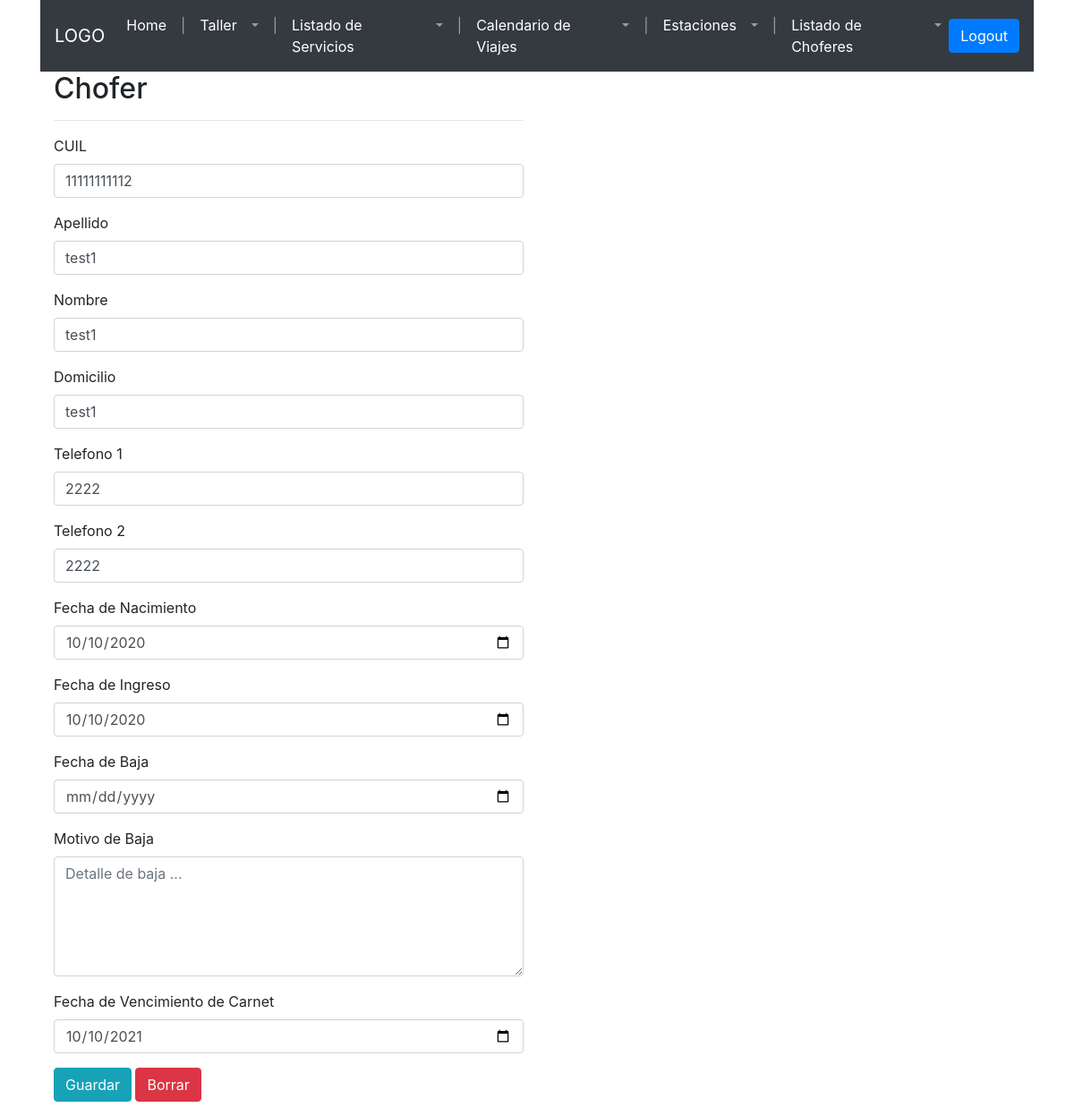
Page /frontend/pages/chofer.php?edit=2 on the committed database.
### tables this page shows
CREATE TABLE `chofer` (
  `chofer_id` int(11) NOT NULL,
  `cuil` bigint(11) NOT NULL,
  `apellido` varchar(50) DEFAULT NULL,
  `nombre` varchar(50) DEFAULT NULL,
  `domicilio` varchar(255) DEFAULT NULL,
  `telefono_1` varchar(20) DEFAULT NULL,
  `telefono_2` varchar(20) DEFAULT NULL,
  `fecha_de_nacimiento` date DEFAULT NULL,
  `fecha_de_ingreso` date DEFAULT NULL,
  `baja` tinyint(1) NOT NULL DEFAULT 0,
  `fecha_de_baja` date DEFAULT NULL,
  `motivo_de_baja` varchar(255) DEFAULT NULL,
  `fecha_de_vencimiento_de_carnet` date DEFAULT NULL
);

### frontend/pages/config/connection.php (called while the page is built, shortened)
<?php
function openConnection($username, $password){
 	$servername = "localhost";
	$conn = new mysqli($servername, $username, $password,"empresa_de_transporte");
	return $conn;
 }
 function executeQuery($sqlQuery){
 	$conn = openConnection("test", "test");
	$result = $conn->query($sqlQuery);
	return $result;
 }
?>

### frontend/pages/config/config-chofer.php (called while the page is built, shortened)
<?php
include "connection.php";
include "entity/entity-chofer.php";
function getChofer($choferId)
{
    $sql = "SELECT  c.`cuil`, c.`apellido`, c.`nombre`, c.`domicilio`,
                    c.`telefono_1`, c.`telefono_2`, c.`fecha_de_nacimiento`,
                    c.`fecha_de_ingreso`, c.`fecha_de_baja`, c.`motivo_de_baja`,
                    c.`fecha_de_vencimiento_de_carnet`
            FROM `chofer` c
            WHERE c.`chofer_id` = " . $choferId;
    $result = executeQuery($sql);
    if ($result->num_rows > 0) {
        while ($row = $result->fetch_assoc()) {
            $chofer = new Chofer(
                $row["cuil"],
                $row["apellido"],
                $row["nombre"],
                $row["domicilio"],
                $row["telefono_1"],
                $row["telefono_2"],
                $row["fecha_de_nacimiento"],
                $row["fecha_de_ingreso"],
                $row["fecha_de_baja"],
                $row["motivo_de_baja"],
                $row["fecha_de_vencimiento_de_carnet"]
            );
        }
        return $chofer;
    } else {
        return null;
    }
}

### frontend/pages/config/entity/entity-chofer.php (called while the page is built)
<?php
class Chofer
{
    public $cuil;
    public $apellido;
    public $nombre;
    public $domicilio;
    public $telefono1;
    public $telefono2;
    public $fechaNacimiento;
    public $fechaIngreso;
    public $fechaBaja;
    public $motivoBaja;
    public $fechaVencimientoCarnet;
    public function __construct($cuil, $apellido, $nombre, $domicilio, $telefono1, $telefono2,
        $fechaNacimiento, $fechaIngreso, $fechaBaja, $motivoBaja,
        $fechaVencimientoCarnet) {
        $this->cuil = $cuil;
        $this->apellido = $apellido;
        $this->nombre = $nombre;
        $this->domicilio = $domicilio;
        $this->telefono1 = $telefono1;
        $this->telefono2 = $telefono2;
        $this->fechaNacimiento = $fechaNacimiento;
        $this->fechaIngreso = $fechaIngreso;
        $this->fechaBaja = $fechaBaja;
        $this->motivoBaja = $motivoBaja;
        $this->fechaVencimientoCarnet = $fechaVencimientoCarnet;
    }
    public function get_cuil()
    {
        return $this->cuil;
    }
    public function get_apellido()
    {
        return $this->apellido;
    }
    public function get_nombre()
    {
        return $this->nombre;
    }
    public function get_domicilio()
    {
        return $this->domicilio;
    }
    public function get_telefono1()
    {
        return $this->telefono1;
    }
    public function get_telefono2()
    {
        return $this->telefono2;
    }
    public function get_fechaNacimiento()
    {
        return $this->fechaNacimiento;
    }
    public function get_fechaIngreso()
    {
        return $this->fechaIngreso;
    }
    public function get_fechaBaja()
    {
        return $this->fechaBaja;
    }
    public function get_motivoBaja()
    {
        return $this->motivoBaja;
    }
    public function get_fechaVencimientoCarnet()
    {
        return $this->fechaVencimientoCarnet;
    }
}

### frontend/pages/chofer.php (the view, shortened to what this page needs)
<?php include "config/config-chofer.php";
$isEdit = isset($_GET['edit']);
if ($isEdit) {
    $chofer = getChofer($_GET['edit']);
}
?>
<!DOCTYPE html>
<html lang="en">
<head>
    <link type="text/css" rel="stylesheet" href="styles/home2.css">
    <link rel="stylesheet" href="https://maxcdn.bootstrapcdn.com/bootstrap/4.5.2/css/bootstrap.min.css">
</head>
<body>
    <div class="container" id="containerr">
        <nav class="navbar navbar-expand-sm bg-dark navbar-dark">
            <a class="navbar-brand">LOGO</a>
            <div class="navbar-nav mr-auto">
                <a class="nav-item nav-link active" href="home.html">Home</a>
                <span class="nav-item nav-link">|</span>
                <a class="nav-item dropdown active">
                    <div class="btn-group btn-group-md">
                        <a class="nav-item nav-link active" href="taller.php">Taller</a>
                        <a class="nav-link dropdown-toggle" href="#" id="navbarDropdownTaller"
                            data-toggle="dropdown"></a>
                    </div>
                </a>
                <span class="nav-item nav-link">|</span>
                <a class="nav-item dropdown active">
                    <div class="btn-group btn-group-md">
                        <a class="nav-item nav-link active" href="listado-servicios.php">Listado de Servicios</a>
                        <a class="nav-link dropdown-toggle" href="#" id="navbarDropdownTaller"
                            data-toggle="dropdown"></a>
                    </div>
                </a>
                <span class="nav-item nav-link">|</span>
                <a class="nav-item dropdown active">
                    <div class="btn-group btn-group-md">
                        <a class="nav-item nav-link active" href="calendario-viajes.php">Calendario de Viajes</a>
                        <a class="nav-link dropdown-toggle" href="#" id="navbarDropdownTaller"
                            data-toggle="dropdown"></a>
                    </div>
                </a>
                <span class="nav-item nav-link">|</span>
                <a class="nav-item dropdown active">
                    <div class="btn-group btn-group-md">
                        <a class="nav-item nav-link active" href="estacion.php">Estaciones</a>
                        <a class="nav-link dropdown-toggle" href="#" id="navbarDropdownTaller" data-toggle="dropdown"></a>
                    </div>
                </a>
                <span class="nav-item nav-link">|</span>
                <a class="nav-item dropdown active">
                    <div class="btn-group btn-group-md">
                        <a class="nav-item nav-link active" href="listado-choferes.php">Listado de Choferes</a>
                        <a class="nav-link dropdown-toggle" href="#" id="navbarDropdownTaller"
                            data-toggle="dropdown"></a>
                    </div>
                </a>
            </div>
            <div>
                <a href="login.html" class="btn btn-primary">Logout</a>
            </div>
        </nav>
        <div class="container" id="main-container">
            <div class="row">
                <div class="col-md-6">
                    <h2>Chofer</h2>
                    <hr>
                    <form>
                        <div class="form-group">
                            <label for="input-cuil">CUIL</label>
                            <input class="form-control" type="text" id="input-cuil" placeholder="e.g.:1234"
                                value="<?php echo ($isEdit) ? $chofer->get_cuil() : ''; ?>" />
                        </div>
                        <div class="form-group">
                            <label for="input-apellido">Apellido</label>
                            <input class="form-control" type="text" id="input-apellido" placeholder="e.g.:Juan"
                                value="<?php echo ($isEdit) ? $chofer->get_apellido() : ''; ?>" />
                        </div>
                        <div class="form-group">
                            <label for="input-nombre">Nombre</label>
                            <input class="form-control" type="text" id="input-nombre" placeholder="e.g.:Perez"
                                value="<?php echo ($isEdit) ? $chofer->get_nombre() : ''; ?>" />
                        </div>
                        <div class="form-group">
                            <label for="input-domicilio">Domicilio</label>
                            <input class="form-control" type="text" id="input-domicilio"
                                placeholder="e.g.:calle falsa 123"
                                value="<?php echo ($isEdit) ? $chofer->get_domicilio() : ''; ?>" />
                        </div>
                        <div class="form-group">
                            <label for="input-telefono-1">Telefono 1</label>
                            <input class="form-control" type="text" id="input-telefono-1"
                                placeholder="e.g.:221-5555-555"
                                value="<?php echo ($isEdit) ? $chofer->get_telefono1() : ''; ?>" />
                        </div>
                        <div class="form-group">
                            <label for="input-telefono-2">Telefono 2</label>
                            <input class="form-control" type="text" id="input-telefono-2"
                                placeholder="e.g.:221-5555-555"
                                value="<?php echo ($isEdit) ? $chofer->get_telefono2() : ''; ?>" />
                        </div>
                        <div class="form-group">
                            <label for="input-fecha-nacimiento">Fecha de Nacimiento</label>
                            <input class="form-control" type="date" id="input-fecha-nacimiento"
                                value="<?php echo ($isEdit) ? $chofer->get_fechaNacimiento() : ''; ?>" />
                        </div>
                        <div class="form-group">
                            <label for="input-fecha-ingreso">Fecha de Ingreso</label>
                            <input class="form-control" type="date" id="input-fecha-ingreso"
                                value="<?php echo ($isEdit) ? $chofer->get_fechaIngreso() : ''; ?>" />
                        </div>
                        <div class="form-group">
                            <label for="input-fecha-baja">Fecha de Baja</label>
                            <input class="form-control" type="date" id="input-fecha-baja"
                                value="<?php echo ($isEdit) ? $chofer->get_fechaBaja() : ''; ?>" />
                        </div>
                        <div class="form-group">
                            <label for="input-motivo-baja">Motivo de Baja</label>
                            <textarea class="form-control" rows="5" id="input-motivo-baja"
                                placeholder="Detalle de baja ..."
                                value="<?php echo ($isEdit) ? $chofer->get_motivoBaja() : ''; ?>" ></textarea>
                        </div>
                        <div class="form-group">
                            <label for="input-fecha-vencimiento-carnet">Fecha de Vencimiento de Carnet</label>
                            <input class="form-control" type="date" id="input-fecha-vencimiento-carnet"
                                value="<?php echo ($isEdit) ? $chofer->get_fechaVencimientoCarnet() : ''; ?>" />
                        </div>
                        <div class="form-group">
                            <a class="btn btn-info">Guardar</a>
                            <a class="btn btn-danger">Borrar</a>
                        </div>
                    </form>
                </div>
            </div>
        </div>
    </div>
</body>

### frontend/pages/styles/home2.css (style rules this page uses)
body { font-size: 15px; font-family: Arial, Helvetica, sans-serif; }
#main-container { width: 100%; height: 500px; }

### rows in the picture
chofer: cuil "11111111112", apellido "test1", nombre "test1", domicilio "test1", telefono_1 "2222", telefono_2 "2222", fecha_de_nacimiento "10/10/2020", fecha_de_ingreso "10/10/2020", fecha_de_vencimiento_de_carnet "10/10/2021"
